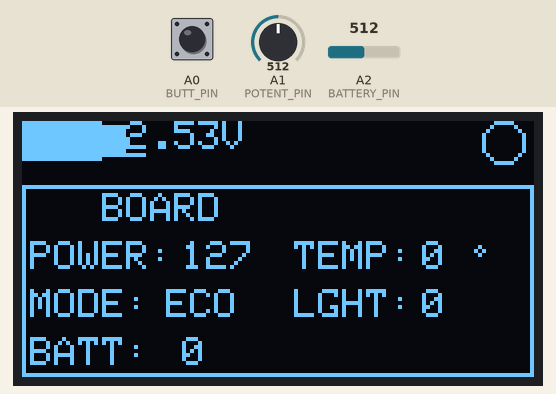
A program run on a simulated Arduino Nano, built with avr-gcc and run on an emulated ATmega328P. On the bench: 128×64 one-colour display. The inputs (shaded band) are chosen by the test bench; at power-on: A0 (BUTT_PIN) HIGH, A1 (POTENT_PIN) = 512, A2 (BATTERY_PIN) = 512. No radio packets arrive unless stated.

Above: at 6.3 s.
6.4 s: A0 (BUTT_PIN) pulled LOW for 0.15 s
At 8.3 s:
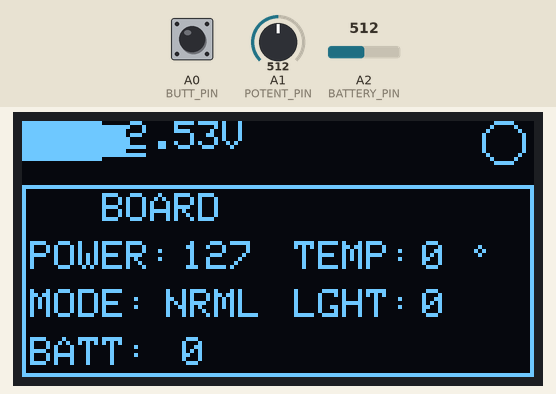
8.6 s: A0 (BUTT_PIN) pulled LOW for 1 s
At 9.9 s:
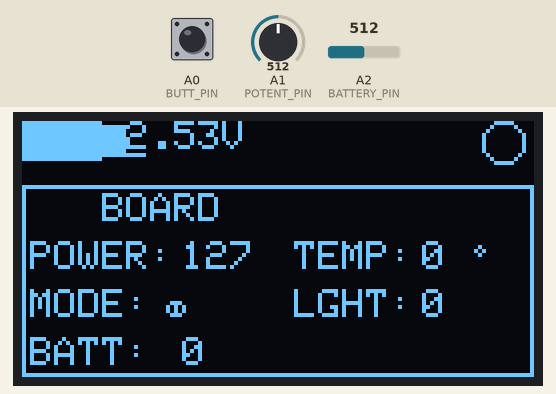
11.1 s: A1 (POTENT_PIN) set to 716
At 11.5 s:
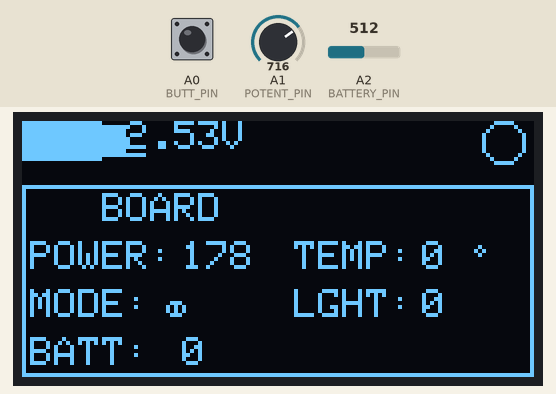
14.1 s: A1 (POTENT_PIN) set to 900
At 15.7 s:
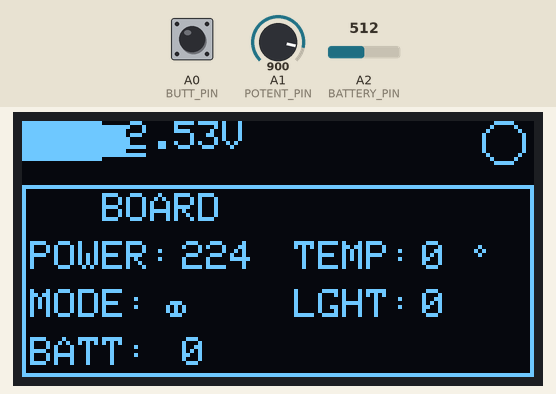
Timing chart, 0 to 17.2 s (numbered marks = the images above; inputs shaded):
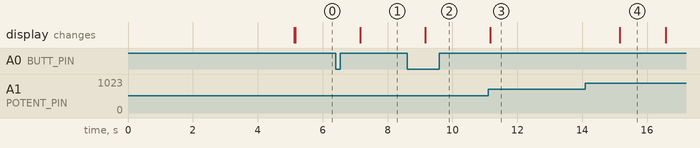

Measured:
- after the input at 6.4 s, the display: changes after 0.76 s (image 1)
- after the input at 8.6 s, the display: changes after 0.56 s (image 2)
- after the input at 11.1 s, the display: changes after 0.06 s (image 3)
- after the input at 14.1 s, the display: changes after 1.1 s (image 4)
- what the display in image 4 shows lasts 1.4 s, from 15.2 s to 16.6 s

The program:

main.cpp
```cpp
#include <Arduino.h>
#include <SPI.h>
#include <nRF24L01.h>
#include <RF24.h>
#include <GyverButton.h>
#include <Wire.h>
#include <Adafruit_GFX.h>
#include <Adafruit_SSD1306.h>

#include "main.h"
#include "power.h"

Adafruit_SSD1306 display = Adafruit_SSD1306(128, 64, &Wire);
RF24 radio(RADIO_CS_PIN, RADIO_DO_PIN);
GButton button(BUTT_PIN, HIGH_PULL);
Power battery(BATTERY_PIN);

MotorMode motor_mode = mmComfort;

String mode_name[4] = {"OFF", "ECO", "NRML", "SPRT"};

byte send_data[3];
byte got_data[3];
bool is_display = true;
uint8_t power;
uint8_t board_battery;
uint8_t board_temp;
unsigned long connect_timer;
unsigned long battery_timer;
unsigned long display_timer;
bool is_connect;
bool is_light;


MotorMode switchMotorMode(MotorMode mode, bool clockwise) { // Переключение режимов
  int n = static_cast<int>(mode);

  n += clockwise ? 1 : -1; // Если по часовой стрелке, то ставим следующий

  if ( n > 3) {
      n = 1;
  }
  if ( n < 1 ) {
      n = 1;
  }

  return static_cast<MotorMode>(n);
}


void showDisp() {
  static unsigned long disp_timer;

  if (millis() - disp_timer < 2000)
    return;


  disp_timer = millis();
  display.clearDisplay();
  // Отображаем информацию о пульте
  // Рисуем батарею
  display.drawRect(0, 0, 20, 10, HIGH); display.fillRect(20, 2, 2, 6, HIGH);
  // Значения на батареи
  display.fillRect(1, 1, map(battery.getProcent(), 0, 100, 0, 18), 8, HIGH);
  // Вольтаж батареи
  display.setCursor(26, 0);
  display.print(battery.getVoltage()); display.setCursor(50, 0); display.print("V");
  // Данные о подключении к доске
  if (is_connect)
    display.fillCircle(120, 5, 5, HIGH);
  else
    display.drawCircle(120, 5, 5, HIGH);

  // Отображаем данные о доске
  display.drawRect(0, 16, 128, 48, HIGH);
  display.setCursor(20, 18);
  display.print("BOARD");
  // Данные о положении курка газа
  display.setCursor(2, 30);
  display.print("POWER:"); display.setCursor(40, 30); display.print(power);
  // Данные о режиме работы доски
  display.setCursor(2, 42);
  display.print("MODE:"); display.setCursor(36, 42); display.print(mode_name[motor_mode]);
  // Данные о заряде батареи доски
  display.setCursor(2, 54);
  display.print("BATT:"); display.setCursor(40, 54); display.print(board_battery);
  // Данные о температуре доски
  display.setCursor(68, 30);
  display.print("TEMP:"); display.setCursor(100, 30); display.print(board_temp);
  display.drawCircle(114, 32, 1, HIGH);
  // Данные о работе подсветки
  display.setCursor(68, 42);
  display.print("LGHT:"); display.setCursor(100, 42); display.print(is_light);
  display.display();
}


void setup() {
  Serial.begin(9600);

  pinMode(POTENT_PIN, INPUT);


  display.begin(SSD1306_SWITCHCAPVCC, 0x3C);
  display.clearDisplay();
  display.setTextSize(3);
  display.setTextColor(WHITE, BLACK);
  display.setCursor(20,0);
  display.print("Tesla");
  display.setCursor(20, 30);
  display.print("Board");
  display.display();

  battery.update();

  radio.begin(); //активировать модуль
  radio.setAutoAck(1);         //режим подтверждения приёма, 1 вкл 0 выкл
  radio.setRetries(0, 15);    //(время между попыткой достучаться, число попыток)
  radio.enableAckPayload();    //разрешить отсылку данных в ответ на входящий сигнал
  radio.setPayloadSize(8);     //размер пакета, в байтах
  radio.openWritingPipe(0xF0F0F0F0E1LL);   //мы - труба 0, открываем канал для передачи данных
  radio.setChannel(0x60);  //выбираем канал (в котором нет шумов!)
  radio.setPALevel (RF24_PA_MAX); //уровень мощности передатчика. На выбор RF24_PA_MIN, RF24_PA_LOW, RF24_PA_HIGH, RF24_PA_MAX
  radio.setDataRate (RF24_1MBPS); //скорость обмена. На выбор RF24_2MBPS, RF24_1MBPS, RF24_250KBPS
  //должна быть одинакова на приёмнике и передатчике!
  //при самой низкой скорости имеем самую высокую чувствительность и дальность!!
  radio.powerUp(); //начать работу
  radio.stopListening();  //не слушаем радиоэфир, мы передатчик

  display.clearDisplay();
  display.display();
  display.setTextColor(WHITE, BLACK);
  display.setTextSize(1);
}


void loop() {
  button.tick();
  if (millis() - battery_timer > 1*60*1000) {
    battery_timer = millis();
    battery.update();
  }

  // Подготавливаем данные для отправки
  send_data[0] = 0; // Режим, который показывает, какой режим мы настр
  send_data[1] = static_cast<int>(motor_mode); // Индекс режима мотора
  send_data[2] = power; // Данные о положении потенциометра(0-255)
  send_data[3] = is_light; // Режим подсветки
  send_data[4] = 0;
  send_data[5] = 0;

  // Отправеляем данные
  radio.write(&send_data, sizeof(send_data));

  // Получаем данные от приемника
   if (radio.isAckPayloadAvailable()) { // Если в буфере имеются принятые данные из пакета подтверждения приёма, то
    radio.read(&got_data, sizeof(got_data)); // Читаем данные из буфера в массив got_data указывая сколько всего байт может поместиться в массив.
    connect_timer = millis(); // Если получили данные, то обновляем таймер подключения
    is_connect = true; // Говорим, что мы подключены к скейту
    // Обновляем данные
    board_battery = got_data[0];
    board_temp = got_data[1];
  }

  power = map(analogRead(A1), 0, 1023, 0, 255); // Данные о положении потенциометра

  if (button.isClick()) { // Если кнопка была нажата
    if (is_display)
      motor_mode = switchMotorMode(motor_mode, true); // Выбираем следущий режим
    else
      is_display = true;
    display_timer = millis();
  }
  if (button.isHold()) { // Если было долгое нажатие на кнопку
    motor_mode = mmOff; // Включаем режим настроек
  }
  if (button.isDouble()) {
    is_light = !is_light;
  }

  if (millis() - connect_timer > 5000 && is_connect) {
    is_connect = false;
  }


  // Выводим информацию на дисплей
  if (is_display) {
    showDisp();
  }

  // Выключаем дисплей, если кнопки не были нажаты в течении 10 секунд
  if (is_display && millis() - display_timer > 10000) {
    is_display = false;
    display.clearDisplay();
    display.display();
  }
}
```

main.h
```cpp
#ifndef _MAIN_H_
#define _MAIN_H_

#include <Arduino.h>

const uint8_t RADIO_CS_PIN = 9;
const uint8_t RADIO_DO_PIN = 10;
const uint8_t BUTT_PIN = A0;
const uint8_t POTENT_PIN = A1;
const uint8_t BATTERY_PIN = A2;

typedef enum {
    mmOff,
    mmComfort,
    mmNormal,
    mmSport
} MotorMode;


#endif // _MAIN_H_
```

power.cpp
```cpp
#include <power.h>


Power::Power(uint8_t volt_pin)
    : volt_pin_(volt_pin)
    , is_charging(false)
    , voltage_(0)
    , procent_(0)
    , min_volt_(3.3)
    , max_volt_(4.2)
    {
        pinMode(volt_pin_, INPUT);
    };


void Power::update() {
    // Синхронизируем полученные данные о напряжении с фильтром
    voltage_ = (readAnalog() * readFilterVcc()) / 1023;
    // Получаем процент заряда, зависящий от минимального напряжения и максимального
    procent_ = (voltage_ - min_volt_) / (max_volt_ - min_volt_) * 100;
}


void Power::setMinVolt(float min_volt) {
    if (min_volt < 0) {
        min_volt_ = 0;
    }
    else {
        min_volt_ = min_volt;
    }
}


void Power::setMaxVolt(float max_volt) {
    max_volt_ = max_volt;
}


float Power::readFilterVcc() {
    // read multiple values and sort them to take the mode
    float sortedValues[100];
    for (int i = 0; i < 100; i++) {
        float tmp = 0.0;
        ADMUX = _BV(REFS0) | _BV(MUX3) | _BV(MUX2) | _BV(MUX1);
        ADCSRA |= _BV(ADSC); // Start conversion
        delay(25);
        while (bit_is_set(ADCSRA, ADSC)); // measuring
        uint8_t low = ADCL; // must read ADCL first - it then locks ADCH
        uint8_t high = ADCH; // unlocks both
        tmp = (high << 8) | low;
        float value = (1.11 * 1023.0) / tmp;
        int j;
        if (value < sortedValues[0] || i == 0) {
            j = 0; //insert at first position
        }
        else {
            for (j = 1; j < i; j++) {
                if (sortedValues[j - 1] <= value && sortedValues[j] >= value) {
                    // j is insert position
                    break;
                }
            }
        }
        for (int k = i; k > j; k--) {
            // move all values higher than current reading up one position
            sortedValues[k] = sortedValues[k - 1];
        }
        sortedValues[j] = value; //insert current reading
    }
    //return scaled mode of 10 values
    float returnval = 0;
    for (int i = 100 / 2 - 5; i < (100 / 2 + 5); i++) {
        returnval += sortedValues[i];
    }
    return returnval / 10;
}


float Power::readAnalog() {
    // read multiple values and sort them to take the mode
    int sortedValues[100];
    for (int i = 0; i < 100; i++) {
        delay(25);
        int value = analogRead(volt_pin_);
        int j;
        if (value < sortedValues[0] || i == 0) {
            j = 0; //insert at first position
        }
        else {
            for (j = 1; j < i; j++) {
                if (sortedValues[j - 1] <= value && sortedValues[j] >= value) {
                    // j is insert position
                    break;
                }
            }
        }
        for (int k = i; k > j; k--) {
            // move all values higher than current reading up one position
            sortedValues[k] = sortedValues[k - 1];
        }
        sortedValues[j] = value; //insert current reading
    }
    //return scaled mode of 10 values
    float returnval = 0;
    for (int i = 100 / 2 - 5; i < (100 / 2 + 5); i++) {
        returnval += sortedValues[i];
    }
    return returnval / 10;
}
```

power.h
```cpp
#ifndef _POWER_H_
#define _POWER_H_

#include <Arduino.h>

/*
Класс возвращающий данные о напряжении батареи.
*/


class Power{
    public:
        Power(uint8_t volt_pin);
        void update(); // Собираем информацию
        bool isCharging() {return is_charging;}
        float getVoltage() {return voltage_;}; // Функция получения напряжения
        uint8_t getProcent() {return procent_;}; // Функция получаения процента заряда
        void setMinVolt(float min_volt); // Функция установки максимального напряжения
        void setMaxVolt(float max_volt); // Функция установки минимального напряжения

    private:
        float readFilterVcc(); // Фильтр для снижения количества шупом
        float readAnalog(); // Функция считывания опорного напряжения

        uint8_t volt_pin_;
        bool is_charging;
        float voltage_;
        uint8_t procent_;
        float min_volt_;
        float max_volt_;
};


#endif // _POWER_H_
```
